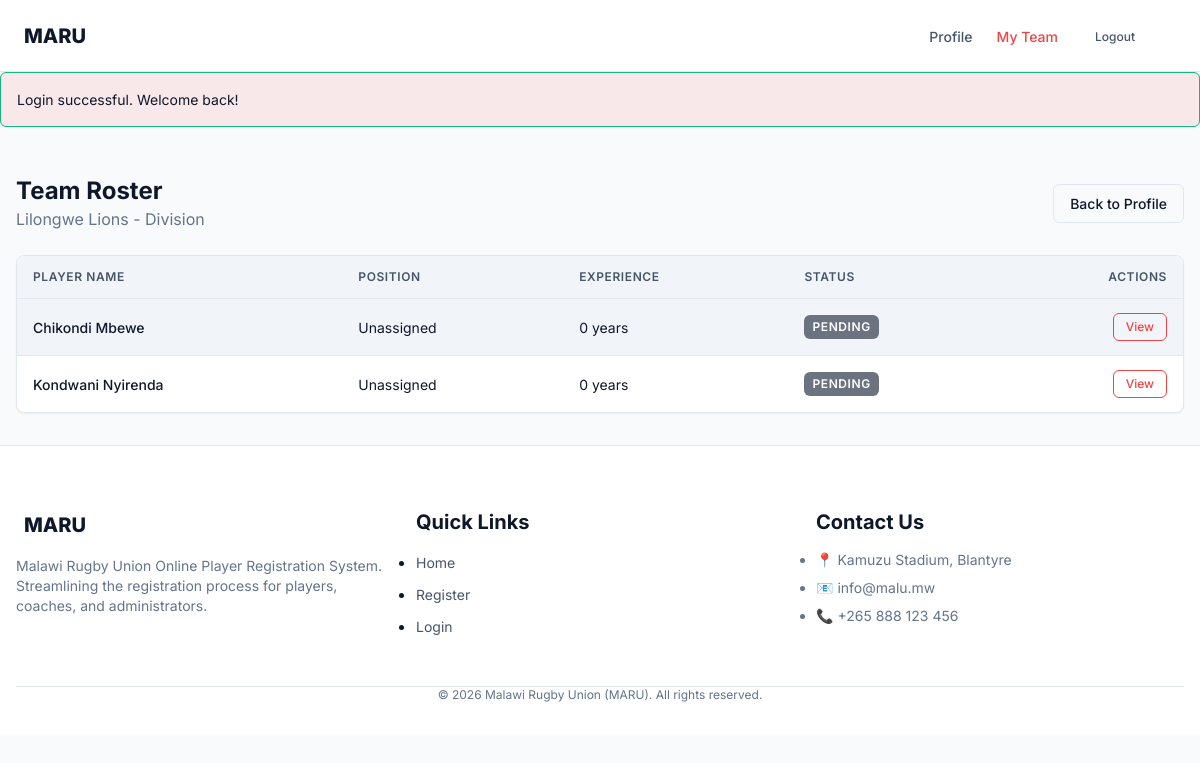
Screenshot of /coach/team (signed in) with the database file from the repository.
### tables this page shows
CREATE TABLE IF NOT EXISTS teams (
    id INT AUTO_INCREMENT PRIMARY KEY,
    name VARCHAR(100) NOT NULL,
    division VARCHAR(50),
    description TEXT,
    coach_id INT NULL,
    max_players INT DEFAULT 30,
    is_active TINYINT(1) DEFAULT 1,
    created_at TIMESTAMP DEFAULT CURRENT_TIMESTAMP,
    updated_at TIMESTAMP DEFAULT CURRENT_TIMESTAMP ON UPDATE CURRENT_TIMESTAMP,
    FOREIGN KEY (coach_id) REFERENCES users(id) ON DELETE SET NULL
);

CREATE TABLE IF NOT EXISTS players (
    id INT AUTO_INCREMENT PRIMARY KEY,
    user_id INT NOT NULL UNIQUE,
    team_id INT NULL,
    date_of_birth DATE NOT NULL,
    gender ENUM('male', 'female', 'other') NOT NULL,
    nationality VARCHAR(100) NOT NULL,
    address TEXT,
    position VARCHAR(50),
    playing_experience INT DEFAULT 0,
    previous_clubs TEXT,
    emergency_contact_name VARCHAR(100),
    emergency_contact_phone VARCHAR(20),
    emergency_contact_relationship VARCHAR(50),
    registration_status ENUM('pending', 'under_review', 'approved', 'rejected') DEFAULT 'pending',
    registration_notes TEXT,
    registered_at TIMESTAMP DEFAULT CURRENT_TIMESTAMP,
    reviewed_at TIMESTAMP NULL,
    reviewed_by INT NULL,
    FOREIGN KEY (user_id) REFERENCES users(id) ON DELETE CASCADE,
    FOREIGN KEY (team_id) REFERENCES teams(id) ON DELETE SET NULL,
    FOREIGN KEY (reviewed_by) REFERENCES users(id) ON DELETE SET NULL
);

CREATE TABLE IF NOT EXISTS users (
    id INT AUTO_INCREMENT PRIMARY KEY,
    email VARCHAR(255) UNIQUE NOT NULL,
    password VARCHAR(255) NOT NULL,
    role ENUM('player', 'coach', 'admin') NOT NULL,
    first_name VARCHAR(100) NOT NULL,
    last_name VARCHAR(100) NOT NULL,
    phone VARCHAR(20),
    avatar VARCHAR(255) DEFAULT NULL,
    is_active TINYINT(1) DEFAULT 1,
    created_at TIMESTAMP DEFAULT CURRENT_TIMESTAMP,
    updated_at TIMESTAMP DEFAULT CURRENT_TIMESTAMP ON UPDATE CURRENT_TIMESTAMP
);

### index.php (called while the page is built, shortened)
<?php
spl_autoload_register(function ($class) {
    $prefix = 'App\\';
    $base_dir = __DIR__ . '/src/';
    $len = strlen($prefix);
    $relative_class = substr($class, $len);
    $file = $base_dir . str_replace('\\', '/', $relative_class) . '.php';
    $config_file = __DIR__ . '/config/' . str_replace('\\', '/', $relative_class) . '.php';
});
$router = new Router();
$router->get('/', 'PageController@welcome');
$router->get('/login', 'AuthController@showLogin');
$router->post('/login', 'AuthController@login');
$router->get('/register', 'AuthController@showRegister');
$router->get('/register/player', 'AuthController@showPlayerRegister');
$router->post('/register/player', 'AuthController@registerPlayer');
$router->get('/register/coach', 'AuthController@showCoachRegister');
$router->post('/register/coach', 'AuthController@registerCoach');
$router->post('/logout', 'AuthController@logout');
$router->get('/player/profile', 'PlayerController@showProfile', ['AuthMiddleware']);
$router->get('/player/profile/edit', 'PlayerController@editProfile', ['AuthMiddleware']);
$router->post('/player/profile/edit', 'PlayerController@updateProfile', ['AuthMiddleware']);
$router->get('/player/status', 'PlayerController@showStatus', ['AuthMiddleware']);
$router->post('/player/documents/upload', 'DocumentController@upload', ['AuthMiddleware']);
$router->get('/coach/profile', 'CoachController@showProfile', ['AuthMiddleware', 'RoleMiddleware:coach']);
$router->get('/coach/edit', 'CoachController@editProfile', ['AuthMiddleware', 'RoleMiddleware:coach']);
$router->post('/coach/edit', 'CoachController@updateProfile', ['AuthMiddleware', 'RoleMiddleware:coach']);
$router->get('/coach/team', 'CoachController@showTeam', ['AuthMiddleware', 'RoleMiddleware:coach']);
$router->get('/admin', 'AdminController@dashboard', ['AuthMiddleware', 'RoleMiddleware:admin']);
$router->get('/admin/profile', 'AdminController@profile', ['AuthMiddleware', 'RoleMiddleware:admin']);
$router->post('/admin/profile/update', 'AdminController@updateProfile', ['AuthMiddleware', 'RoleMiddleware:admin']);
$router->post('/admin/profile/password', 'AdminController@changePassword', ['AuthMiddleware', 'RoleMiddleware:admin']);
$router->get('/admin/admins/create', 'AdminController@createAdminForm', ['AuthMiddleware', 'RoleMiddleware:admin']);
$router->post('/admin/admins/create', 'AdminController@createAdmin', ['AuthMiddleware', 'RoleMiddleware:admin']);
$router->get('/admin/players', 'AdminController@players', ['AuthMiddleware', 'RoleMiddleware:admin']);
$router->get('/admin/players/create', 'AdminController@createPlayerForm', ['AuthMiddleware', 'RoleMiddleware:admin']);
$router->post('/admin/players/create', 'AdminController@createPlayer', ['AuthMiddleware', 'RoleMiddleware:admin']);
$router->get('/admin/players/{id}', 'AdminController@playerDetail', ['AuthMiddleware', 'RoleMiddleware:admin']);
$router->post('/admin/players/{id}/status', 'AdminController@updatePlayerStatus', ['AuthMiddleware', 'RoleMiddleware:admin']);
$router->get('/admin/coaches', 'AdminController@coaches', ['AuthMiddleware', 'RoleMiddleware:admin']);
$router->get('/admin/coaches/create', 'AdminController@createCoachForm', ['AuthMiddleware', 'RoleMiddleware:admin']);
$router->post('/admin/coaches/create', 'AdminController@createCoach', ['AuthMiddleware', 'RoleMiddleware:admin']);
$router->get('/admin/coaches/{id}', 'AdminController@coachDetail', ['AuthMiddleware', 'RoleMiddleware:admin']);
$router->post('/admin/coaches/{id}/status', 'AdminController@updateCoachStatus', ['AuthMiddleware', 'RoleMiddleware:admin']);
$router->get('/admin/teams', 'AdminController@teams', ['AuthMiddleware', 'RoleMiddleware:admin']);
$router->get('/admin/teams/create', 'AdminController@createTeamForm', ['AuthMiddleware', 'RoleMiddleware:admin']);
$router->post('/admin/teams/create', 'AdminController@createTeam', ['AuthMiddleware', 'RoleMiddleware:admin']);
$router->get('/admin/teams/{id}', 'AdminController@teamDetail', ['AuthMiddleware', 'RoleMiddleware:admin']);
$router->get('/admin/documents', 'AdminController@documents', ['AuthMiddleware', 'RoleMiddleware:admin']);
$router->post('/admin/documents/{id}/verify', 'AdminController@verifyDocument', ['AuthMiddleware', 'RoleMiddleware:admin']);
$router->post('/admin/notifications/send', 'AdminController@sendNotification', ['AuthMiddleware', 'RoleMiddleware:admin']);
$router->get('/admin/announcements', 'AdminController@announcements', ['AuthMiddleware', 'RoleMiddleware:admin']);
$router->get('/admin/announcements/create', 'AdminController@createAnnouncementForm', ['AuthMiddleware', 'RoleMiddleware:admin']);
$router->post('/admin/announcements/create', 'AdminController@createAnnouncement', ['AuthMiddleware', 'RoleMiddleware:admin']);
$router->dispatch();

### src/controllers/CoachController.php (called while the page is built, shortened)
<?php
class CoachController
{
    private function getCoach(): ?array
    {
        $userId = Session::getUserId();
        return Coach::findByUserId($userId);
    }
    public function showTeam(): void
    {
        $coach = $this->getCoach();
        $team = null;
        $players = [];
        if ($coach['team_id']) {
            $team = Team::findById((int)$coach['team_id']);
            $players = Team::getRoster((int)$coach['team_id']);
        }
        require __DIR__ . '/../../views/pages/team-roster.php';
        require __DIR__ . '/../../views/layouts/main.php';
    }
}

### src/models/Team.php (called while the page is built, shortened)
<?php
class Team
{
    public static function findById(int $teamId): ?array
    {
        $db = Database::getConnection();
        $stmt = $db->prepare("
            SELECT t.*, u.first_name as coach_first_name, u.last_name as coach_last_name
            FROM teams t
            LEFT JOIN coaches c ON t.coach_id = c.id
            LEFT JOIN users u ON c.user_id = u.id
            WHERE t.id = :id
        ");
        $stmt->execute([':id' => $teamId]);
        $team = $stmt->fetch(PDO::FETCH_ASSOC);
        return $team ?: null;
    }
    public static function getRoster(int $teamId): array
    {
        $db = Database::getConnection();
        $stmt = $db->prepare("
            SELECT p.*, u.first_name, u.last_name, u.email
            FROM players p
            JOIN users u ON p.user_id = u.id
            WHERE p.team_id = :team_id
        ");
        $stmt->execute([':team_id' => $teamId]);
        return $stmt->fetchAll(PDO::FETCH_ASSOC);
    }
}

### src/models/Coach.php (called while the page is built, shortened)
<?php
class Coach
{
    public static function findByUserId(int $userId): ?array
    {
        $db = Database::getConnection();
        $stmt = $db->prepare("
            SELECT c.*, u.first_name, u.last_name, u.email, t.name as team_name
            FROM coaches c
            JOIN users u ON c.user_id = u.id
            LEFT JOIN teams t ON c.team_id = t.id
            WHERE c.user_id = :user_id
        ");
        $stmt->execute([':user_id' => $userId]);
        $coach = $stmt->fetch(PDO::FETCH_ASSOC);
        return $coach ?: null;
    }
}

### views/pages/team-roster.php (the view, shortened to what this page needs)
<div class="container py-8">
    <div class="page-header flex justify-between items-center mb-6">
        <div>
            <h1 class="page-title text-2xl font-bold">Team Roster</h1>
            <?php if (isset($team)): ?>
                <p class="page-subtitle text-muted"><?= htmlspecialchars($team['name'] ?? '') ?> - <?= htmlspecialchars($team['division'] ?? '') ?> Division</p>
            <?php endif; ?>
        </div>
        <div class="page-actions">
            <a href="/coach/profile" class="btn btn-outline">Back to Profile</a>
        </div>
    </div>
    <div class="card overflow-hidden">
        <div class="table-responsive">
            <table class="table table-striped w-full text-left border-collapse">
                <thead class="bg-light text-muted">
                    <tr>
                        <th class="p-4 border-b">Player Name</th>
                        <th class="p-4 border-b">Position</th>
                        <th class="p-4 border-b">Experience</th>
                        <th class="p-4 border-b">Status</th>
                        <th class="p-4 border-b text-right">Actions</th>
                    </tr>
                </thead>
                <tbody>
                    <?php if (isset($players) && is_array($players) && count($players) > 0): ?>
                        <?php foreach ($players as $player): ?>
                            <tr class="hover:bg-gray-50 border-b">
                                <td class="p-4">
                                    <div class="font-medium"><?= htmlspecialchars(($player['first_name'] ?? '') . ' ' . ($player['last_name'] ?? '')) ?></div>
                                </td>
                                <td class="p-4"><?= htmlspecialchars($player['preferred_position'] ?? 'Unassigned') ?></td>
                                <td class="p-4"><?= htmlspecialchars($player['years_played'] ?? '0') ?> years</td>
                                <td class="p-4">
                                    <?php
                                        $statusClass = 'badge-secondary';
                                        $statusText = $player['status'] ?? 'pending';
                                    ?>
                                    <span class="badge <?= $statusClass ?> px-2 py-1 rounded text-xs uppercase font-bold text-white bg-opacity-90" style="background-color: <?= $statusClass === 'badge-success' ? '#10b981' : ($statusClass === 'badge-danger' ? '#ef4444' : '#6b7280') ?>;">
                                        <?= htmlspecialchars($statusText) ?>
                                    </span>
                                </td>
                                <td class="p-4 text-right">
                                    <a href="/player/<?= htmlspecialchars($player['id'] ?? '') ?>" class="btn btn-sm btn-outline-primary">View</a>
                                </td>
                            </tr>
                        <?php endforeach; ?>
                    <?php endif; ?>
                </tbody>
            </table>
        </div>
    </div>
</div>

### src/helpers/Router.php (shortened to what this page needs)
<?php
class Router {
    private array $routes = [
        'GET' => [],
        'POST' => []
    ];
    private function addRoute(string $method, string $path, string|callable $handler, array $routeMiddleware = []): void {
        $pattern = preg_replace('/\{([a-zA-Z0-9_]+)\}/', '(?P<$1>[a-zA-Z0-9_-]+)', $path);
        $pattern = "#^" . $pattern . "$#";
        $this->routes[$method][$pattern] = $handler;
    }
    public function dispatch(): void {
        $method = $_SERVER['REQUEST_METHOD'];
        $path = parse_url($_SERVER['REQUEST_URI'], PHP_URL_PATH);
        foreach ($this->routes[$method] as $pattern => $handler) {
            if (preg_match($pattern, $path, $matches)) {
                $params = array_filter($matches, 'is_string', ARRAY_FILTER_USE_KEY);
                if (is_callable($handler)) {
                    call_user_func_array($handler, $params);
                } else {
                    $this->invokeController($handler, $params);
                }
                return;
            }
        }
    }
    private function invokeController(string $handler, array $params): void {
        list($controllerName, $methodName) = explode('@', $handler);
        $controllerClass = "App\\Controllers\\" . $controllerName;
        if (class_exists($controllerClass)) {
            $controller = new $controllerClass();
            if (method_exists($controller, $methodName)) {
                call_user_func_array([$controller, $methodName], $params);
                return;
            }
        }
    }
}

### rows the page displays
teams: name "Lilongwe Lions"
players: user.last_name "Chikondi Mbewe", preferred_position "Unassigned", years_played "0", statusText "PENDING"
players: user.last_name "Kondwani Nyirenda", preferred_position "Unassigned", years_played "0", statusText "PENDING"

### other values shown
$message "Login successful. Welcome back!"
